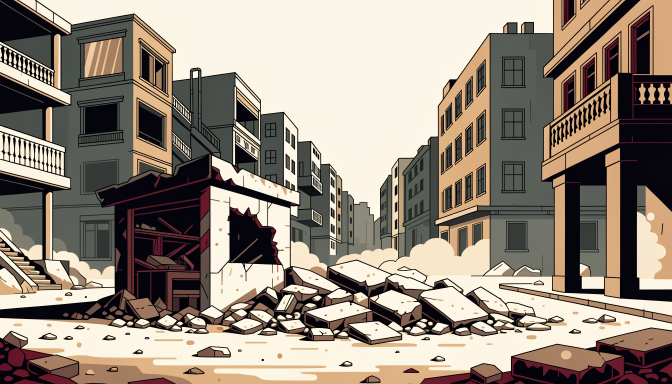
#> input picture assets/g04.png, 1344 x 768 px (shown at 1/2 size); its folder holds 4 pictures in this run
$ python crop_strips.py
#> lines starting #> are read from the running program, lines starting #| are printed output that depends on the picture
"""Crop the twelve 1344x768 grid scenes down to tile-left strips.

The featured crops were a pure 2:1 downscale because source and target
shared an aspect ratio. The grid strips do not: sources are 1344x768
(7:4, landscape) and the tile-left strip is nearly square, so we take a
full-height vertical slice out of the middle of each scene and downscale.

Saved at 2x the draw-time size (152x118) so draw.py can do the final
LANCZOS step from a little more data than it needs.
"""

from PIL import Image

SRC_H = 768
STRIP_W = 152          # 2x the 76px draw-time width
STRIP_H = 118          # 2x the 59px draw-time height

for n in range(4, 16):
    src = "assets/g%02d.png" % n
    dst = "assets/s%02d.jpg" % n
    im = Image.open(src).convert("RGB")
    w, h = im.size
#> w = 1344; h = 768

    # Slice width that keeps the strip's aspect at full source height.
    slice_w = int(round(h * (STRIP_W / STRIP_H)))
#> slice_w = 989
    if slice_w > w:
        slice_w = w
    left = (w - slice_w) // 2
#> left = 177
    im = im.crop((left, 0, left + slice_w, h))
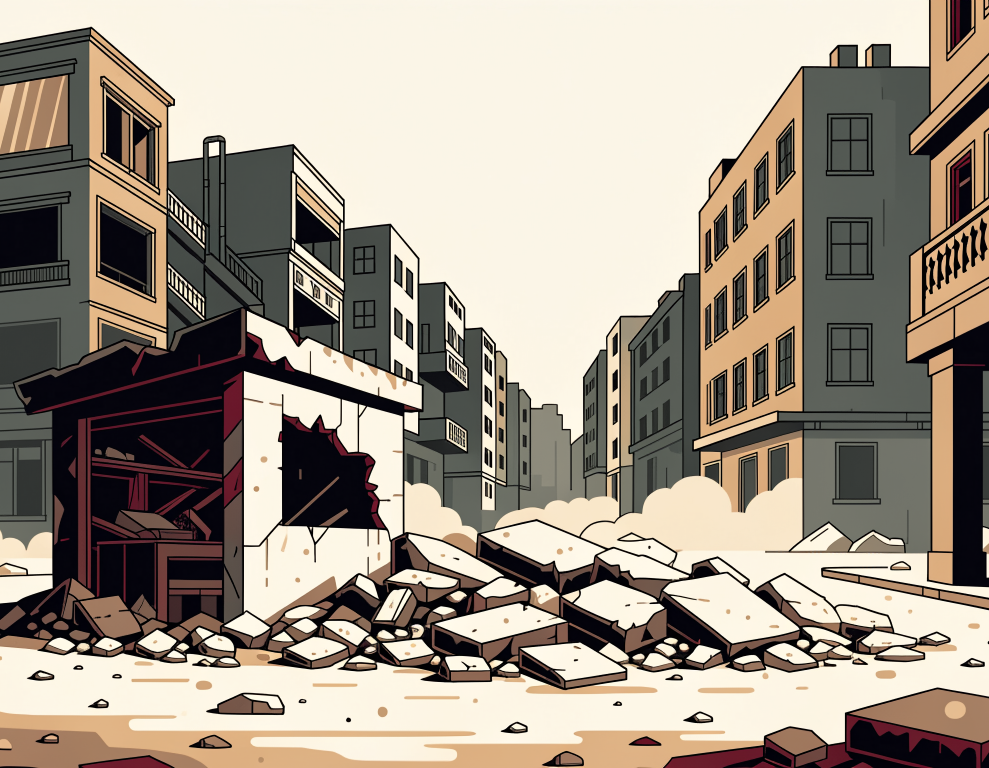
#> im: PIL image 989x768 RGB; mean R, G, B 160.6, 150, 136.6

    # Trim to the exact strip aspect before the downscale.
    tw, th = STRIP_W, STRIP_H
    tgt = tw / th
    w2, h2 = im.size
#> w2 = 989; h2 = 768
    if w2 / h2 > tgt:
        nw = int(round(h2 * tgt))
        x = (w2 - nw) // 2
        im = im.crop((x, 0, x + nw, h2))
    else:
        nh = int(round(w2 / tgt))
#> nh = 768
        y = (h2 - nh) // 2
#> y = 0
        im = im.crop((0, y, w2, y + nh))

    im = im.resize((tw, th), Image.LANCZOS)
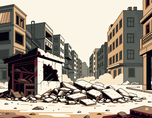
#> im: PIL image 152x118 RGB; mean R, G, B 160.2, 149.9, 136.6
    im.save(dst, "JPEG", quality=92, optimize=True, progressive=False)
    print("%s -> %s  slice=%dpx  %d bytes" % (src, dst, slice_w, __import__("os").path.getsize(dst)))
#| assets/g04.png -> assets/s04.jpg  slice=989px  10302 bytes
#> pass 2 of the loop `for n in range(4, 16):`:
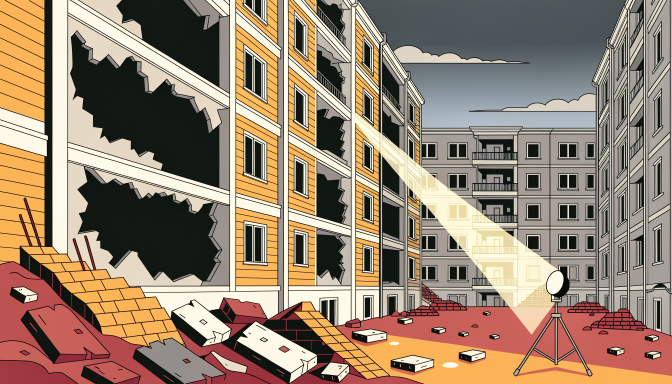
#> input picture assets/g05.png, 1344 x 768 px (shown at 1/2 size)
#> `im = im.crop((left, 0, left + slice_w, h))`:
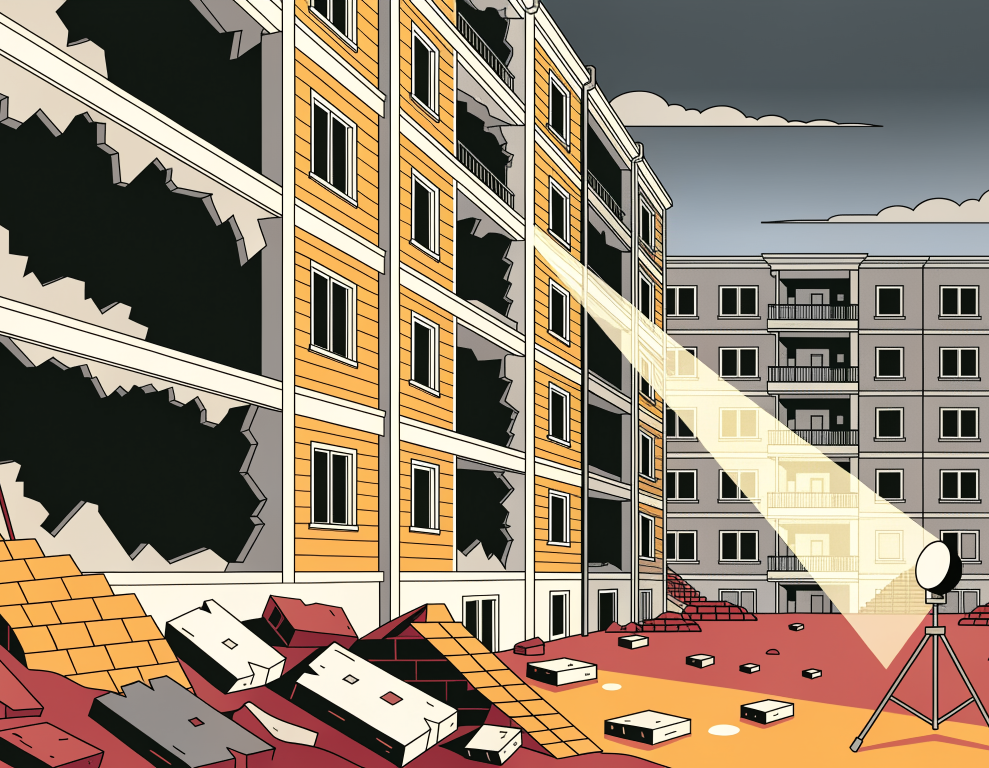
#> im: PIL image 989x768 RGB; mean R, G, B 146.4, 129.6, 110.8
#> `im = im.resize((tw, th), Image.LANCZOS)`:
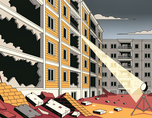
#> im: PIL image 152x118 RGB; mean R, G, B 145.9, 129.5, 110.9
#| assets/g05.png -> assets/s05.jpg  slice=989px  11567 bytes
#> pass 3 of the loop `for n in range(4, 16):`:
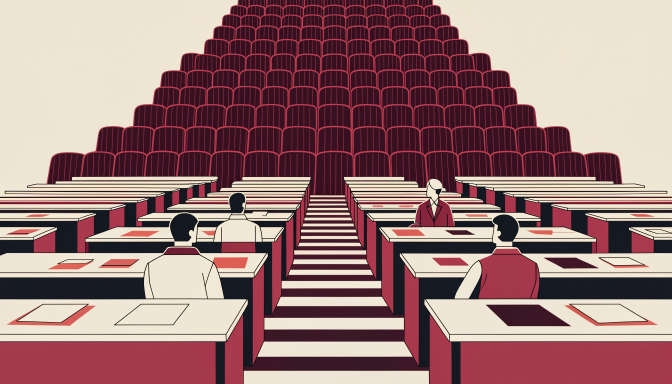
#> input picture assets/g06.png, 1344 x 768 px (shown at 1/2 size)
#> `im = im.crop((left, 0, left + slice_w, h))`:
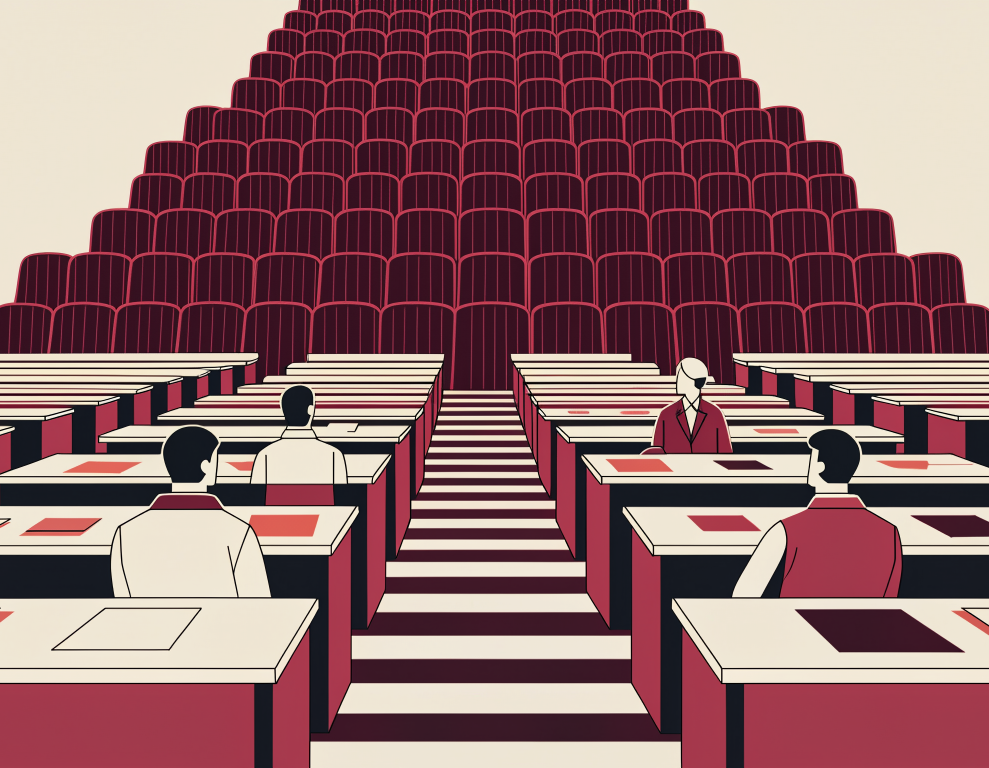
#> im: PIL image 989x768 RGB; mean R, G, B 140.6, 102.2, 105
#> `im = im.resize((tw, th), Image.LANCZOS)`:
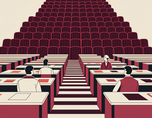
#> im: PIL image 152x118 RGB; mean R, G, B 140.5, 102.2, 105
#| assets/g06.png -> assets/s06.jpg  slice=989px  9187 bytes
#> (the run stopped early here; a loop or call above may not have finished)
